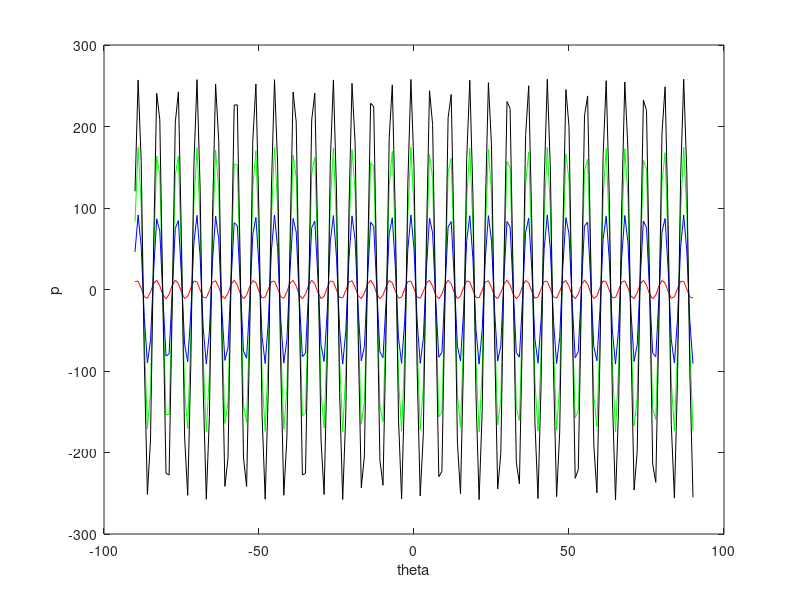
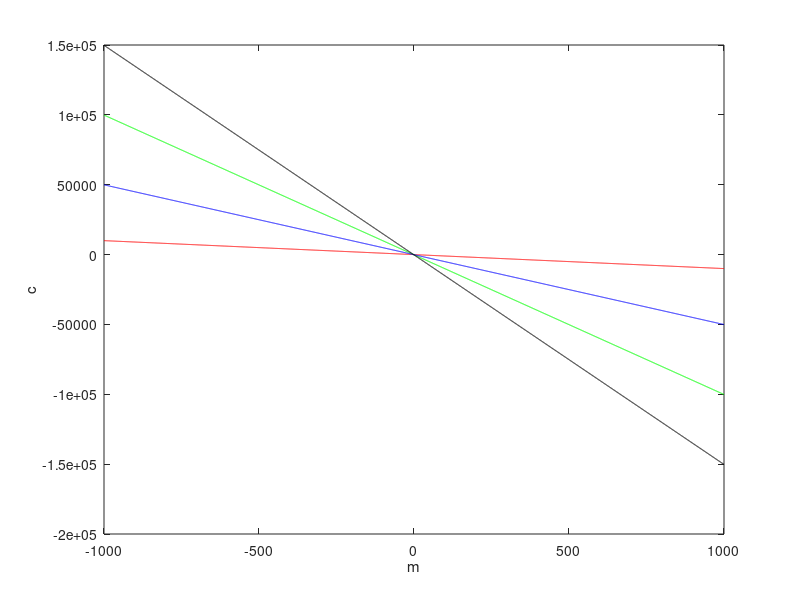

Here is the MATLAB script that generated these plots, in order:
% quiz 2 problem 3d
close all;
figure(1);
col = [1:1:3280];
row = -(4/3)*col-10;

theta = [-90:1:90];
p1 = col(1)*cos(theta)+row(1)*sin(theta);
p2 = col(100)*cos(theta)+row(100)*sin(theta);
p3 = col(50)*cos(theta)+row(50)*sin(theta);
p4 = col(150)*cos(theta)+row(150)*sin(theta);

plot(theta,p1,'r',theta,p2,'g',theta,p3,'b',theta,p4,'k');
xlabel('theta');ylabel('p');

figure(2);
m=[-1000:0.5:1000];
c1=-col(10)*m+row(10);
c2=-col(100)*m+row(100);
c3=-col(50)*m+row(50);
c4=-col(150)*m+row(150);

plot(m,c1,'r',m,c2,'g',m,c3,'b',m,c4,'k');
xlabel('m');ylabel('c');